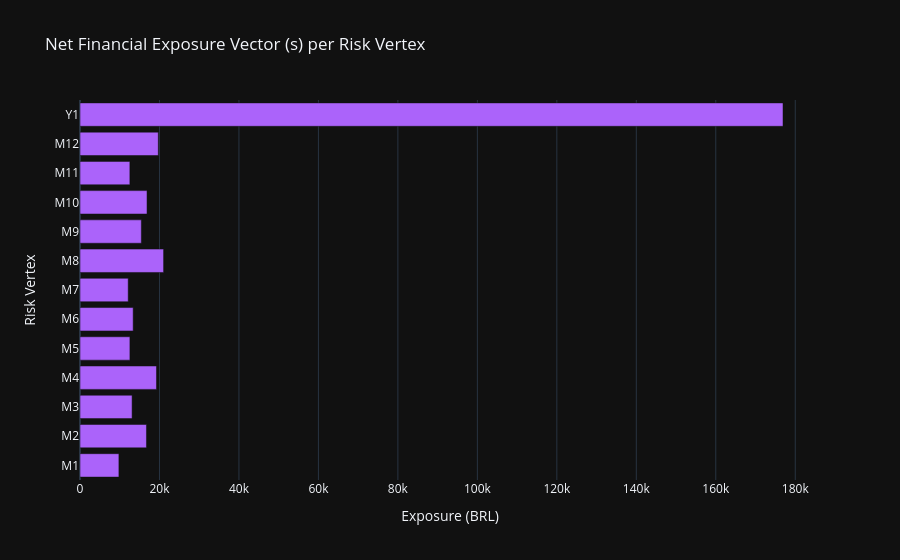
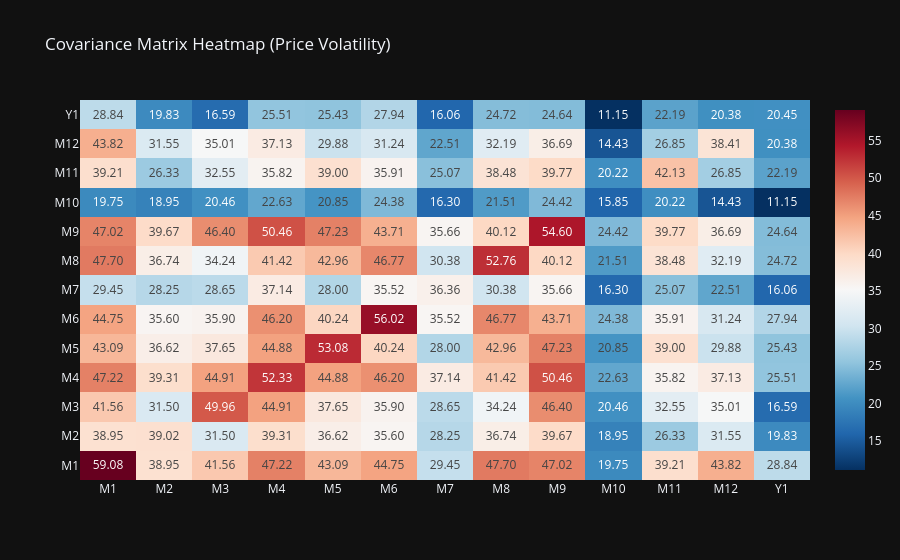

The code cell stored with these charts, in order, in its notebook:
### Markdown cell above
Parametric VaR Calculation

Here we estimate the Value at Risk (VaR) with 95% confidence. The engine maps the monthly exposures to the risk vertices (M1, M2... Y1) and applies the Delta-Normal approach.

### Code cell
# Calculate VaR
var_value, exposure_financial = engine.calculate_parametric_var(portfolio_balance, risk_matrix, BASE_DATE)

print(f"--- Parametric VaR (95%): BRL {var_value:,.2f} ---")

# --- Chart 1: Financial Exposure Vector (s) ---
fig_exp = px.bar(
    exposure_financial, 
    orientation='h', # Horizontal bars look better for vertex labels
    title='Net Financial Exposure Vector (s) per Risk Vertex',
    labels={'index': 'Risk Vertex', 'value': 'Exposure (BRL)'},
    color_discrete_sequence=['#AB63FA'] # A nice purple color
)
fig_exp.update_layout(showlegend=False)
fig_exp.show()

# --- Chart 2: Risk Matrix Heatmap ---
# Using imshow is the easiest way to plot matrix heatmaps in Plotly
fig_heat = px.imshow(
    risk_matrix,
    text_auto='.2f', # Show correlation values inside cells
    aspect="auto",
    title='Covariance Matrix Heatmap (Price Volatility)',
    color_continuous_scale='RdBu_r', # Red-Blue diverging scale (Red = High Covariance)
    origin='lower' # Standard matrix orientation
)

fig_heat.update_xaxes(side="bottom")
fig_heat.show()

### Figure 1 — Plotly figure (JSON) as saved in the notebook; plotly's stock layout.template omitted (floating-point values rounded to 4 significant figures)
{"data": [{"hovertemplate": "variable=MW_Avg<br>Exposure (BRL)=%{x}<br>Risk Vertex=%{y}<extra></extra>", "legendgroup": "MW_Avg", "marker": {"color": "#AB63FA", "pattern": {"shape": ""}}, "name": "MW_Avg", "orientation": "h", "showlegend": true, "textposition": "auto", "type": "bar", "x": [9792.0, 16730.0, 13110.0, 19250.0, 12560.0, 13380.0, 12130.0, 21040.0, 15440.0, 16870.0, 12550.0, 19710.0, 176900.0], "xaxis": "x", "y": ["M1", "M2", "M3", "M4", "M5", "M6", "M7", "M8", "M9", "M10", "M11", "M12", "Y1"], "yaxis": "y"}], "layout": {"barmode": "relative", "legend": {"title": {"text": "variable"}, "tracegroupgap": 0}, "showlegend": false, "title": {"text": "Net Financial Exposure Vector (s) per Risk Vertex"}, "xaxis": {"anchor": "y", "domain": [0, 1], "title": {"text": "Exposure (BRL)"}}, "yaxis": {"anchor": "x", "domain": [0, 1], "title": {"text": "Risk Vertex"}}}}

### Figure 2 — Plotly figure (JSON) as saved in the notebook; plotly's stock layout.template omitted (floating-point values rounded to 4 significant figures; data arrays with more than 128 entries replaced by an {"elided": "..."} marker saying what was removed)
{"data": [{"coloraxis": "coloraxis", "hovertemplate": "x: %{x}<br>y: %{y}<br>color: %{z}<extra></extra>", "name": "0", "texttemplate": "%{z:.2f}", "type": "heatmap", "x": ["M1", "M2", "M3", "M4", "M5", "M6", "M7", "M8", "M9", "M10", "M11", "M12", "Y1"], "xaxis": "x", "y": ["M1", "M2", "M3", "M4", "M5", "M6", "M7", "M8", "M9", "M10", "M11", "M12", "Y1"], "yaxis": "y", "z": {"elided": "13x13 float values"}}], "layout": {"coloraxis": {"colorscale": [[0, "rgb(5,48,97)"], [0.1, "rgb(33,102,172)"], [0.2, "rgb(67,147,195)"], [0.3, "rgb(146,197,222)"], [0.4, "rgb(209,229,240)"], [0.5, "rgb(247,247,247)"], [0.6, "rgb(253,219,199)"], [0.7, "rgb(244,165,130)"], [0.8, "rgb(214,96,77)"], [0.9, "rgb(178,24,43)"], [1, "rgb(103,0,31)"]]}, "title": {"text": "Covariance Matrix Heatmap (Price Volatility)"}, "xaxis": {"anchor": "y", "domain": [0, 1], "side": "bottom"}, "yaxis": {"anchor": "x", "autorange": true, "domain": [0, 1]}}}
